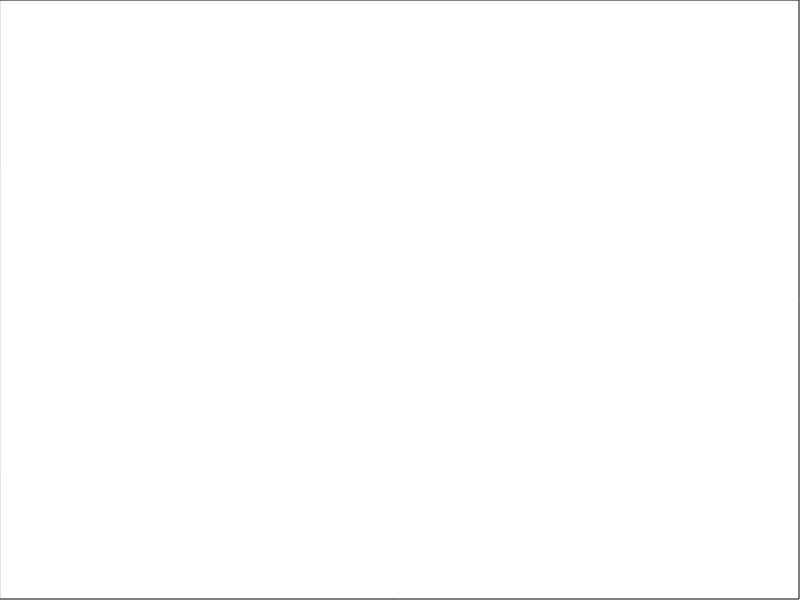
Frame 1 (no input)
Frame 60 (no input): identical to frame 1, image omitted
Frame 120 (the mouse pressed at the canvas centre since frame 60): identical to frame 1, image omitted

The p5.js sketch that drew this single still picture (run headless with seeded random() and noise() and a simulated clock; from frame 60 on, the mouse is pressed at the canvas centre):

// p5.js sketch
// ── sketch.js
function setup()
{
	createCanvas(800, 600);
	noFill();
	rect(0, 0, width - 1, height - 1);
}


let eraser = false;
function draw()
{
	if (!eraser) {
		noStroke();
		fill(0, 0, 0);
	} else {
		fill(255, 255, 255);
	}
}

function mouseDragged()
{
	if (!eraser) {
		ellipse(mouseX, mouseY, 10, 10);
	} else {
		ellipse(mouseX, mouseY, 20, 20);
	}

}

function keyPressed()
{
	eraser = !eraser;
}
